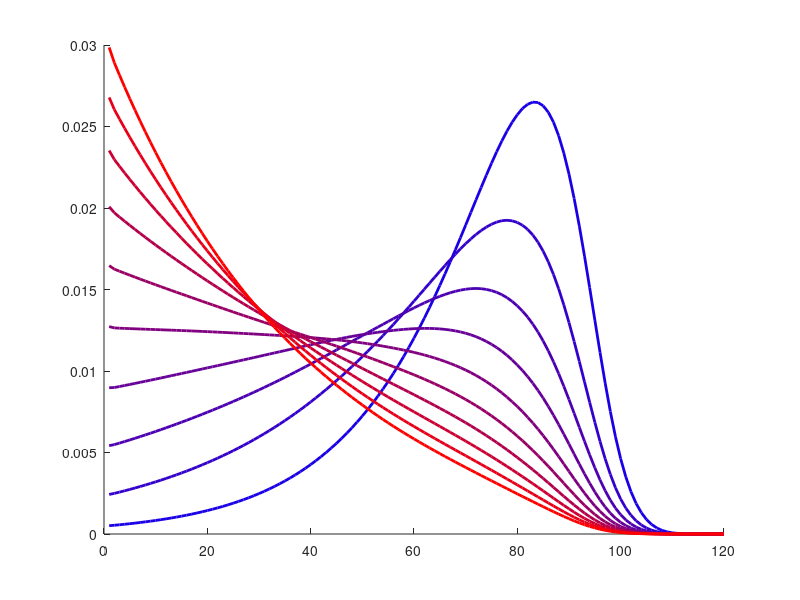

Reproduce this figure in MATLAB.
%The goal is to find the stable age distribution
%and the rate of population growth based on 
%the known rates of birth/death for various age groups.


%birth-rate by age
% source:   http://www.cdc.gov/nchs/data/statab/t991x07.pdf
% data taken from the year 1999.
%br(i) is the chance that a woman of age (i-1) will give birth this year
br = 1e-3*[
0
0
0
0
0
0
0
0
0
0
0.9
0.9
0.9
0.9
0.9
28.7
28.7
28.7
80.3
80.3
111
111
111
111
111
117.8
117.8
117.8
117.8
117.8
89.6
89.6
89.6
89.6
89.6
38.3
38.3
38.3
38.3
38.3
7.4
7.4
7.4
7.4
7.4
0.4
0.4
0.4
0.4
0.4
0
0
0
0
0
0
0
0
0
0
0
0
0
0
0
0
0
0
0
0
0
0
0
0
0
0
0
0
0
0
0
0
0
0
0
0
0
0
0
0
0
0
0
0
0
0
0
0
0
0
0
0
0
0
0
0
0
0
0
0
0
0
0
0
0
0
0
0
0
0];

%death-rate by age
% source:  http://www.ssa.gov/oact/STATS/table4c6.html
% data taken for females from the year 2009.
%dr(i) is the chance that a woman of age (i-1) will die this year
dr = [
0.005728
0.000373
0.000241
0.000186
0.00015
0.000133
0.000121
0.000112
0.000104
0.000098
0.000094
0.000098
0.000114
0.000143
0.000183
0.000229
0.000274
0.000314
0.000347
0.000374
0.000402
0.000431
0.000458
0.000482
0.000504
0.000527
0.000551
0.000575
0.000602
0.00063
0.000662
0.000699
0.000739
0.00078
0.000827
0.000879
0.000943
0.00102
0.001114
0.001224
0.001345
0.001477
0.001624
0.001789
0.001968
0.002161
0.002364
0.002578
0.0028
0.003032
0.003289
0.003559
0.003819
0.004059
0.004296
0.004556
0.004862
0.005222
0.005646
0.006136
0.006696
0.007315
0.007976
0.008676
0.009435
0.010298
0.011281
0.01237
0.013572
0.014908
0.01644
0.018162
0.020019
0.022003
0.024173
0.026706
0.029603
0.032718
0.036034
0.039683
0.043899
0.048807
0.054374
0.060661
0.067751
0.075729
0.084673
0.094645
0.105694
0.117853
0.131146
0.145585
0.161175
0.17791
0.195774
0.213849
0.231865
0.249525
0.266514
0.282504
0.299455
0.317422
0.336467
0.356655
0.378055
0.400738
0.424782
0.450269
0.477285
0.505922
0.536278
0.568454
0.602561
0.638715
0.677038
0.71766
0.76072
0.806363
0.851378
0.893947
];

hold on;
for r = 0.1:0.1:1.0
	%now let's form a Leslie matrix
	A = zeros(120, 120);
	
	%births
	A(1,:)  =  r*br';
	%ageing & dying
	A = A + diag(1-dr(1:end-1), -1);
	%assume the same rate of dying beyond 119 years 
	A(120,120) = 1-dr(120);
	
	
	%recover the same stationary age distribution as
	%the eigenvector corresponding to an eigenvalue of maximum modulus
	%
	%the fact that this works is related to the Perron-Frobenius Thm
	%(a simplified version to be covered in the next lecture)
	[v,d]=eig(A);
	[c,j] = max(abs(diag(d)))
	y=v(:,j);
	plot(y/sum(y),'r', 'Linewidth', 2,'color', [r 0 1-r]);
end
hold off
pause

